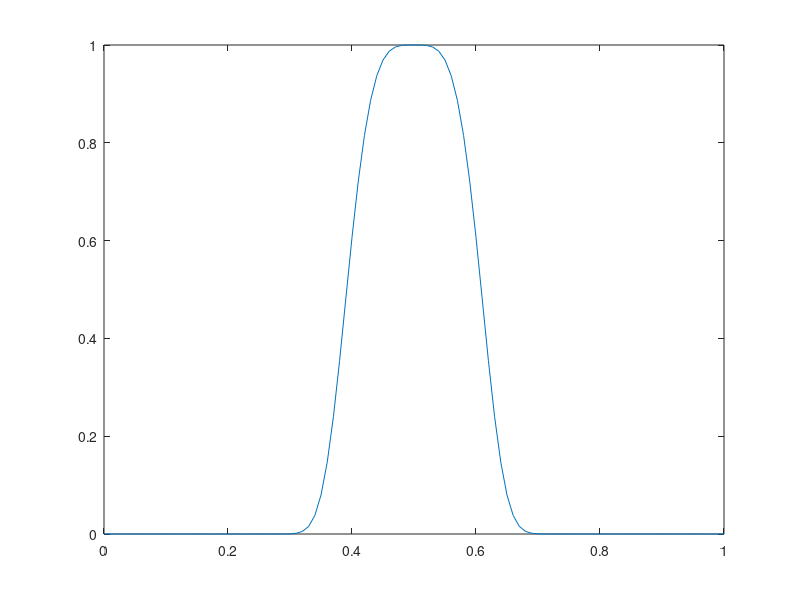
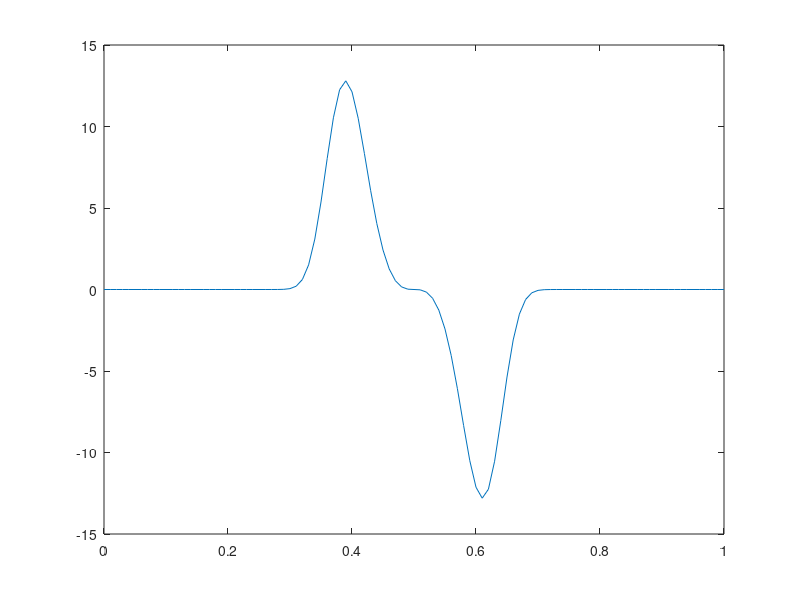

MATLAB code to generate these figures, in order:
close all
clear
clc

x = 0:0.01:1;

sigma = 0.01;
mu = 0.5;
a = 4;

y = exp(-(x-mu).^a/(2*sigma^2));

dydx = (-a*(x-mu).^(a-1).*exp(-(x-mu).^a/(2*sigma^2)))/(2*sigma^2);


plot(x,y)

figure
plot(x,dydx)